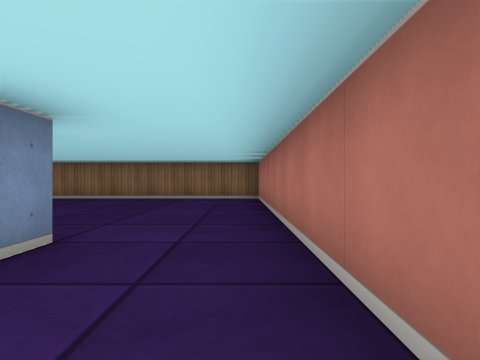
view 1 (above)

24 first-person views from a walk through a cub3D level. The camera is about half as high as the walls, looks level and sees 75° across. The floor is counted in squares. Each view is taken from the middle of a square. On the plan, view 1 faces up. The plan holds only what a view shows up to about 9 squares ahead; the rest is blank. The place goes on beyond the plan.

view 2
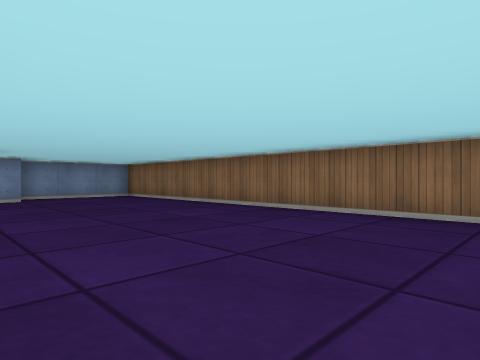

view 3
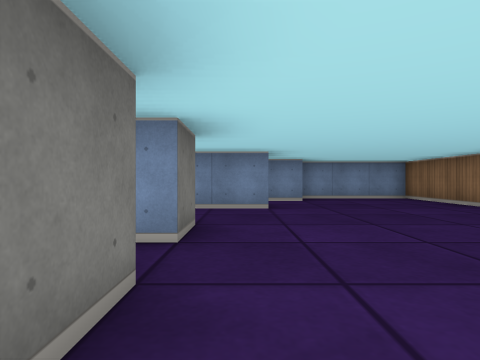

view 4
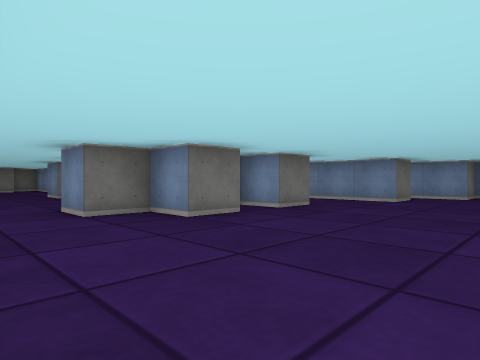

view 5
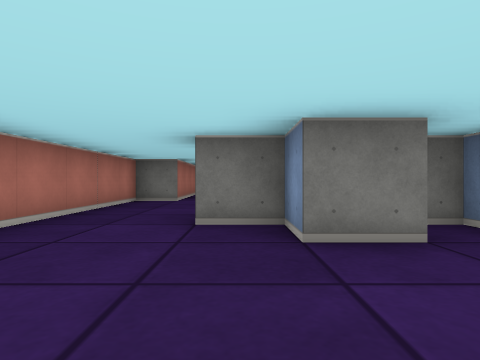

view 6
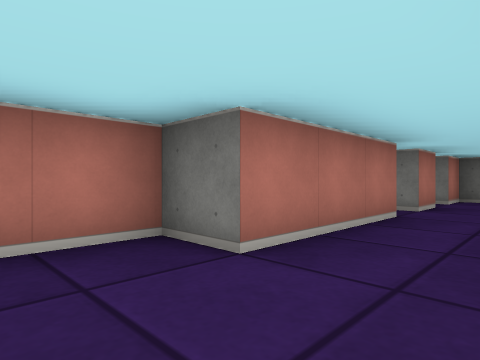

view 7
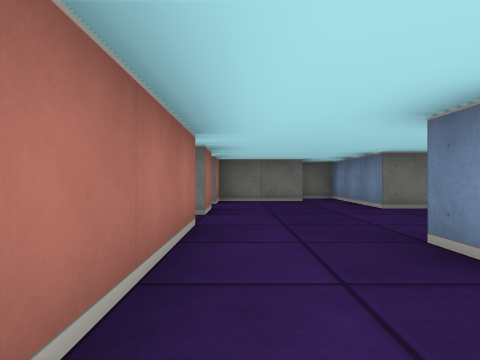

view 8
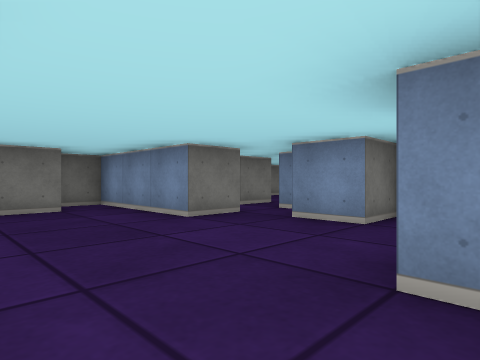

view 9
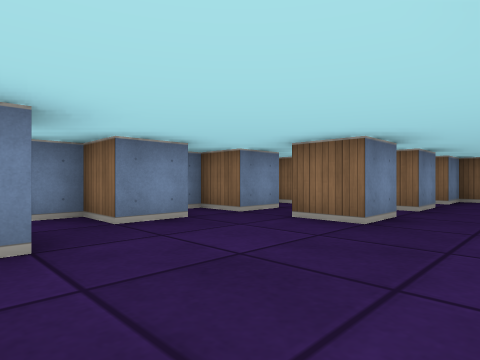

view 10
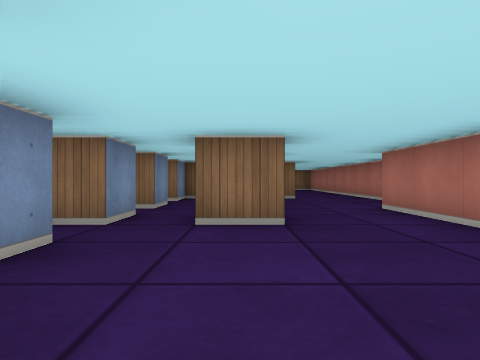

view 11
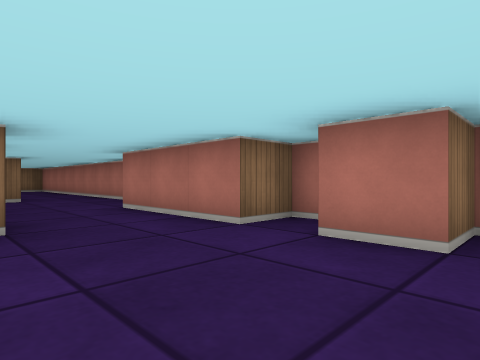

view 12
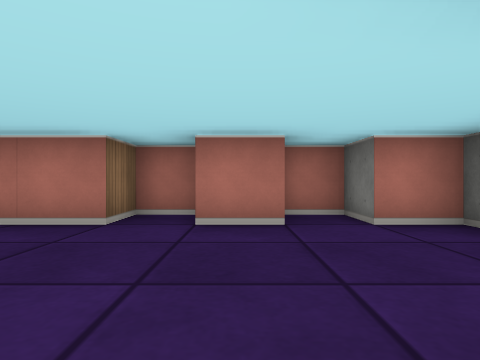

view 13
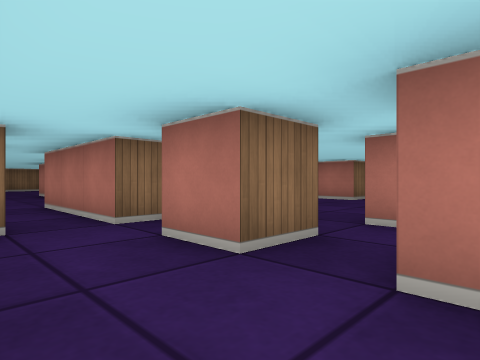

view 14
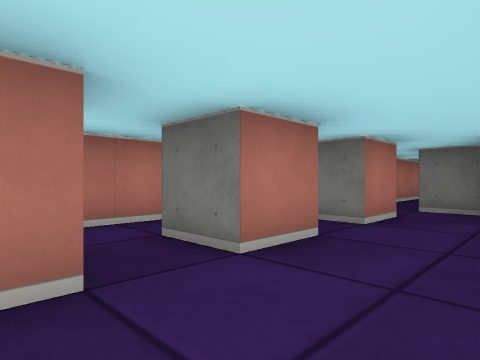

view 15
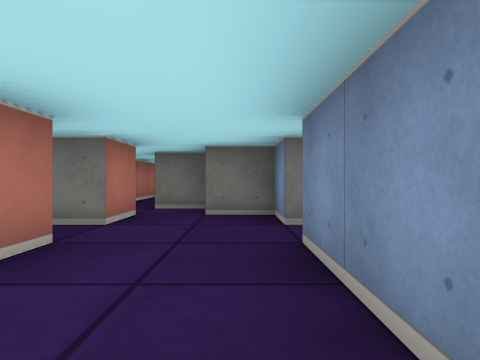

view 16
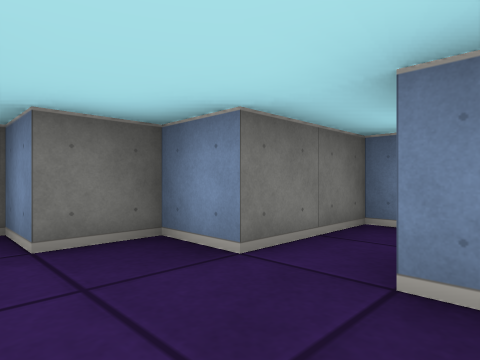

view 17
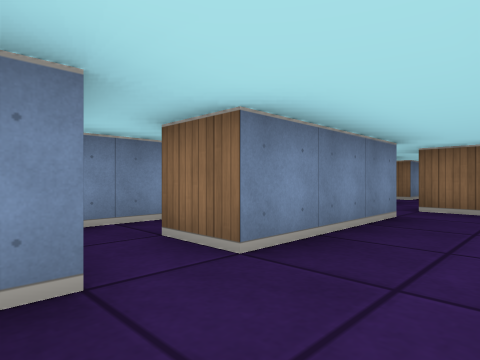

view 18
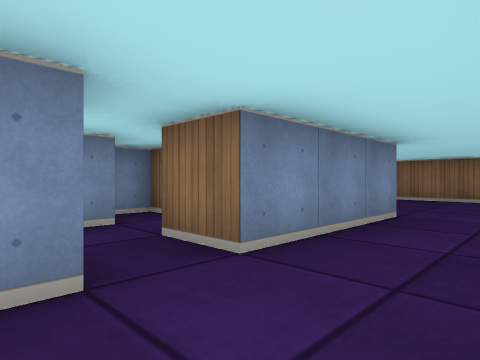

view 19
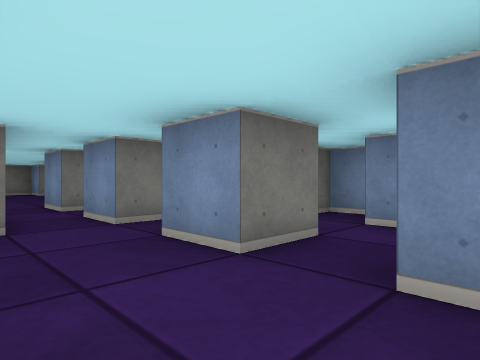

view 20
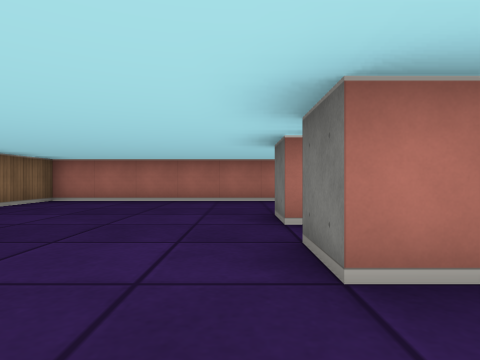

view 21
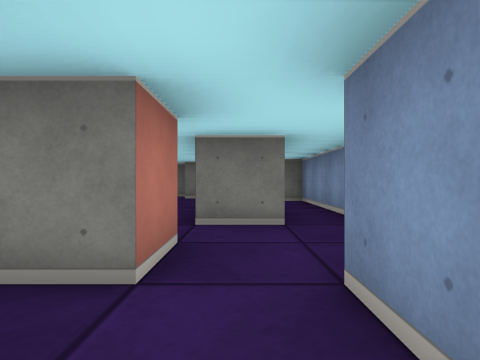

view 22
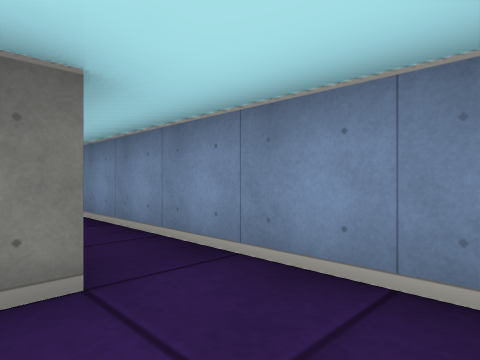

view 23
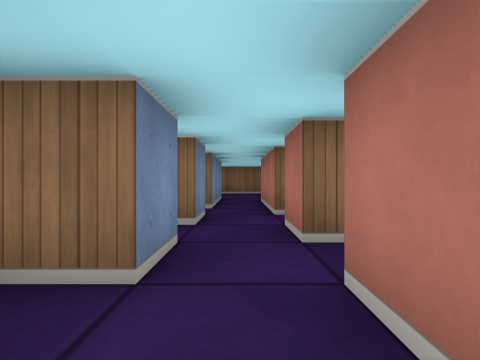

view 24
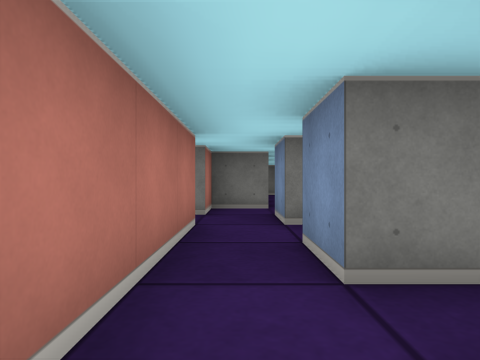

### Floor plan
Ten units are one square. View 1 is at (0, 0); x grows to the right and y downward. Boxes are objects, and circles mark ways between rooms. Rooms are numbered by the first view taken in them; rooms with no view inside come last. Other rooms are left out.
<svg viewBox="-110 -90 120 246">
<path fill="none" stroke="#000" d="M-25 25 -25 35 -35 35M5 54 5 45 -5 45 -5 15 5 15 5 -5M-45 25 -45 35 -55 35M-55 45 -45 45 -45 55 -55 55 -55 65M-45 65 -35 65 -35 95 -26 95M-25 5 -25 15M-45 5 -45 15 -54 15M-26 85 -5 85 -5 75 5 75 5 65 -5 65 -5 55 -1 55M-15 -15 -25 -15 -25 -5M-45 -15 -45 -5M-35 -35 -25 -35 -25 -25 -15 -25 -15 -15M-55 -28 -55 -35 -45 -35 -45 -25 -40 -25M-85 -25 -85 -45 -75 -45 -75 -15M5 -5 5 -85 -105 -85 -105 -55 -95 -55 -95 -25M-65 105 -65 95 -55 95 -55 105M-65 86 -65 75 -55 75 -55 85M-56 115 -45 115 -45 105M-95 95 -85 95 -85 105 -75 105 -75 115 -65 115M-45 95 -45 65M-55 65 -65 65 -65 55M-85 55 -85 85 -95 85M-55 151 -55 135M-85 24 -85 15M-95 26 -95 35M-81 15 -75 15 -75 25M-95 5 -95 15 -102 15M-85 35 -75 35 -75 45 -85 45 -85 35M-85 5 -85 -5 -75 -5 -75 5M-105 41 -105 95 -95 95M-105 -1 -105 5M-95 55 -85 55M-95 -15 -95 -5M-65 45 -65 15M-75 -15 -85 -15 -85 -25M-95 -25 -105 -25 -105 -19"/>
<circle cx="-5" cy="-5" r="3" fill="#2a7"/>
<circle cx="-50" cy="60" r="3" fill="#2a7"/>
<circle cx="-50" cy="0" r="3" fill="#2a7"/>
<circle cx="-65" cy="-25" r="3" fill="#2a7"/>
<circle cx="-90" cy="-30" r="3" fill="#2a7"/>
<circle cx="-75" cy="60" r="3" fill="#2a7"/>
<circle cx="-90" cy="90" r="3" fill="#2a7"/>
<text x="-20" y="40">1</text>
<text x="-50" y="-50">2</text>
<text x="-70" y="100">3</text>
<text x="-90" y="20">4</text>
</svg>
Room 1 opens to room 2. Room 1 opens to room 3. Room 1 opens to room 4. Room 2 opens to room 4. Room 3 opens to room 4.

Where each view was taken, in squares from view 1:
view 1: 0 up, 0 right, facing up
view 2: 4 up, 1 left, facing up-left
view 3: 4 up, 2 left, facing left
view 4: 7 up, 0 right, facing down-left
view 5: 6 up, 2 left, facing down
view 6: 0 up, 2 left, facing down-right
view 7: 1 down, 1 left, facing down
view 8: 3 down, 1 left, facing down-left
view 9: 7 down, 1 left, facing up-left
view 10: 7 down, 3 left, facing up
view 11: 7 down, 3 left, facing up-right
view 12: 6 down, 4 left, facing right
view 13: 8 down, 8 left, facing up-right
view 14: 6 down, 8 left, facing down-right
view 15: 6 down, 8 left, facing down
view 16: 8 down, 7 left, facing down-left
view 17: 10 down, 7 left, facing up-left
view 18: 0 up, 6 left, facing up-left
view 19: 2 up, 6 left, facing down-left
view 20: 4 up, 7 left, facing right
view 21: 2 down, 9 left, facing down
view 22: 4 down, 9 left, facing down-left
view 23: 3 down, 9 left, facing up
view 24: 6 down, 5 left, facing down
